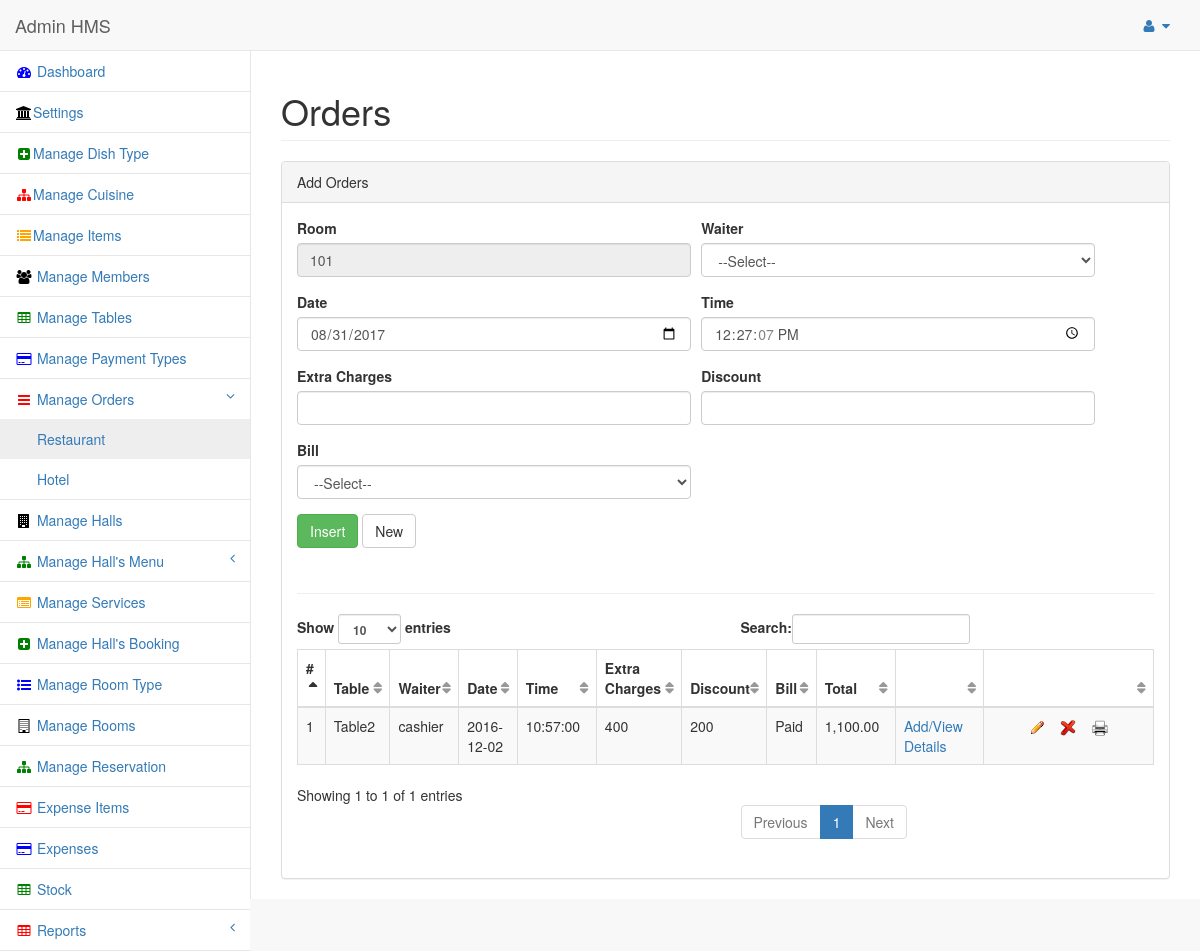
The app's page /admin/panel/orders.php?res_id=3 (signed in) with its own data.
### tables this page shows
CREATE TABLE IF NOT EXISTS `reserve` (
  `res_id` int(11) NOT NULL AUTO_INCREMENT,
  `res_date` date NOT NULL,
  `arrival` date NOT NULL,
  `guest_name` text NOT NULL,
  `accompany` text NOT NULL,
  `nic` text NOT NULL,
  `address` text NOT NULL,
  `room_no` int(11) NOT NULL,
  `rent` float NOT NULL,
  `purpose` text NOT NULL,
  `reference` text NOT NULL,
  `total_days` int(11) NOT NULL,
  `mobile_no` text NOT NULL,
  `vehicle_no` text NOT NULL,
  `check_out` time NOT NULL,
  `check_out_date` date NOT NULL,
  `entry_date` date NOT NULL,
  `res_status` int(11) NOT NULL,
  PRIMARY KEY (`res_id`)
);

CREATE TABLE IF NOT EXISTS `order` (
  `o_id` int(11) NOT NULL AUTO_INCREMENT,
  `tbl_id` int(11) NOT NULL,
  `date` date NOT NULL,
  `u_id` int(11) NOT NULL,
  `waiter` int(11) NOT NULL,
  `status` int(11) NOT NULL,
  `bill` int(11) NOT NULL,
  `discount` int(11) NOT NULL,
  `time` time NOT NULL,
  `extra` float NOT NULL,
  `res_id` int(11) NOT NULL,
  PRIMARY KEY (`o_id`)
);

CREATE TABLE IF NOT EXISTS `tables` (
  `tbl_id` int(11) NOT NULL AUTO_INCREMENT,
  `tbl_name` text NOT NULL,
  `tbl_status` int(11) NOT NULL,
  PRIMARY KEY (`tbl_id`)
);

CREATE TABLE IF NOT EXISTS `users` (
  `u_id` int(6) NOT NULL AUTO_INCREMENT,
  `fname` varchar(25) NOT NULL,
  `sname` varchar(25) NOT NULL,
  `username` varchar(30) NOT NULL,
  `pass` text NOT NULL,
  `phone` int(25) DEFAULT NULL,
  `mobile` int(11) DEFAULT NULL,
  `fax` int(11) DEFAULT NULL,
  `email` varchar(65) DEFAULT NULL,
  `dateregistered` date DEFAULT NULL,
  `countrycode` smallint(6) DEFAULT NULL,
  `role_id` int(11) NOT NULL,
  `u_status` int(11) NOT NULL,
  PRIMARY KEY (`u_id`),
  UNIQUE KEY `userid` (`u_id`),
  UNIQUE KEY `loginname` (`username`),
  KEY `names` (`fname`,`sname`)
);

### functions.php (called while the page is built, shortened)
<?php
function get_title($mode,$text){
switch($mode)
{
case table:	   $sql2 = "select tbl_name title from tables where tbl_id ='$text'"; break;
case username: $sql2 = "select username title from users where u_id ='$text'"; break;
case res_room: $sql2 = "select room_no title from reserve where res_id ='$text'"; break;
case order_tot:  $sql2 = "SELECT (COALESCE(SUM(od.price),0) + COALESCE(o.extra,0)) - COALESCE(o.discount,0) as title FROM `order_detail` od , `order` o
where od.o_id = o.o_id and od.or_status = 0 and o.o_id = '$text'"; break;
}
$result = mysql_query($sql2);
$rows = mysql_fetch_assoc($result);
$title	= $rows["title"];
return $title;
}
?>

### admin/panel/view_orders.php (the view, shortened to what this page needs)
<?php require_once('../../conn/db.php');
 require_once('../../functions.php'); ?>
                            <div class="dataTable_wrapper">
                                <table class="table table-striped table-bordered table-hover" id="dataTables-example">
                                    <thead>
                                        <tr>
                                            <th>#</th>
                                            <th>Table</th>
                                            <th>Waiter</th>
                                            <th>Date</th>
                                            <th>Time</th>
                                            <th>Extra Charges</th>
                                            <th>Discount</th>
                                            <th>Bill</th>
                                            <th>Total</th>
                                            <th></th>
											<th width="20%"> </th>
                                        </tr>
                                    </thead>
                                    <tbody>
						<?php
				if(isset($_GET["o_id"]))
				{
				$insertSQL = "SELECT * FROM `order` where status = '0' and o_id = '".$_GET["o_id"]."' and tbl_id <> 0 order by date desc";
				}
				else
				{
				$insertSQL = "SELECT * FROM `order` where status = '0' and tbl_id <> 0 order by date desc";
				}
				$Result1 = mysql_query($insertSQL, $dbconfig) or die(mysql_error());
				while($row = mysql_fetch_assoc($Result1))
				{
				$o_id 		 = $row["o_id"];
				$tbl_id		 = $row["tbl_id"];
				$date		 = $row["date"];
				$waiter		 = $row["waiter"];
				$time		 = $row["time"];
				$bill		 = $row["bill"];
				$extra		 = $row["extra"];
				$discount	 = $row["discount"];
				$res_id		 = $row["res_id"];
						?>
                                        <tr class="odd gradeX">
                                            <td><?php echo $mc = $mc + 1; ?></td>
                                            <td><?php echo get_title(table,$tbl_id); ?></td>
                                            <td><?php echo get_title(username,$waiter); ?></td>
                                            <td><?php echo $date; ?></td>
                                            <td><?php echo $time; ?></td>
                                            <td><?php echo $extra; ?></td>
                                            <td><?php echo $discount; ?></td>
                                            <td><?php switch($bill)
											{
													case 1:
													echo "Paid";
													break;
											}
											?></td>
											<td><?php echo number_format(get_title(order_tot,$o_id),2); ?></td>
                                            <td><a href="order_detail.php?o_id=<?php echo $o_id; ?>"> Add/View Details </a></td>
                                            <td align="center">
											<?php if($res_id<>0){ ?>
											<a href="orders.php?o_id=<?php echo $o_id; ?>&res_id=<?php echo $res_id; ?>" title="Edit"> <img src="img/edit.gif" alt="HMS" /></a>
											<?php } else { ?>
											<a href="orders.php?o_id=<?php echo $o_id; ?>" title="Edit"> <img src="img/edit.gif" alt="HMS" /></a>
											<?php } ?>
											&nbsp;&nbsp;  <a href="#" class="delete_class<?php echo $o_id; ?>" id="confirm<?php echo $o_id; ?>" value="<?php echo $o_id; ?>"  title="Delete" > <img src="img/delete.png" alt="HMS" /></a>
											&nbsp;&nbsp;  <a href="print_order.php?o_id=<?php echo $o_id; ?>" title="Print"> <img src="img/print.png" alt="HMS" /></a> </td>
                                        </tr>
				<?php } ?>
                                     </tbody>
                                </table>
                            </div>

### admin/panel/orders.php (shortened to what this page needs)
<?php include("../../conn/db.php");
 include("../../functions.php");
 $res_id = $_GET["res_id"];
	$now = date('Y-m-d');
	$ntime = date("h:i:s");
?>
<!DOCTYPE html>
<html lang="en">
<head>
   <?php include("header.php"); ?>
</head>
<body>
    <div id="wrapper">
        <nav class="navbar navbar-default navbar-static-top" role="navigation" style="margin-bottom: 0">
            <div class="navbar-header">
                <a class="navbar-brand" href="index.php">Admin HMS</a>
            </div>
           <?php include("topbar.php") ?>
		<?php include("sidebar.php"); ?>
        </nav>
        <div id="page-wrapper">
            <div class="row">
                <div class="col-lg-12">
                    <h1 class="page-header">Orders</h1>
                </div>
            </div>
            <div class="row">
                <div class="col-lg-12">
                    <div class="panel panel-default">
                        <div class="panel-heading">
                            Add Orders
                        </div>
                        <div class="panel-body">
                            <div class="row">
                                <div class="col-lg-12">
                                    <form method="post" id="userForm" >
										<div class="form-group">
                                    <?php if(!isset($_GET["res_id"])){ ?>
											<label>Table</label>
                                             <select name="tbl_id" class="form-control" required>
											<option value="">--Select--</option>
											<?php
			$qry = "SELECT * FROM tables where tbl_status=0 order by tbl_name";
		 mysql_select_db($database_dbconfig, $dbconfig);
		$results = mysql_query($qry);
		while($rowsu = mysql_fetch_assoc($results))
		{
											?>
				<option value="<?php echo $rowsu["tbl_id"]; ?>" <?php if($tbl_id==$rowsu["tbl_id"]){ echo "selected";} ?>><?php echo $rowsu["tbl_name"]; ?></option>
		<?php
		}
		?>
											</select>
									<?php } else { ?>
										<label>Room</label>
										<input type="text" class="form-control" value="<?php echo get_title(res_room,$res_id); ?>" disabled />
									<?php } ?>
                                        </div>
										<div class="form-group">
                                            <label>Waiter</label>
                                             <select name="waiter" class="form-control" required>
											<option value="">--Select--</option>
											</select>
                                        </div>
										<div class="form-group">
                                            <label>Date</label>
                         <input class="form-control" type="date" name="date"
						 <?php if(isset($_GET["o_id"]))
						 { ?>
						 value="<?php echo $date; ?>"
						 <?php } else { ?>
						 value="<?php echo $now; ?>"
						 <?php } ?>
						 >
                                        </div>
										<div class="form-group">
                                            <label>Time</label>
                         <input class="form-control" type="time" name="time"
						 <?php if(isset($_GET["o_id"]))
						 { ?>
						 value="<?php echo $time; ?>"
						 <?php } else { ?>
						 value="<?php echo $ntime; ?>"
						 <?php } ?>
						 >
                                        </div>
										<div class="form-group">
                                            <label>Extra Charges</label>
                         <input class="form-control" type="text" name="extra" value="<?php echo $extra; ?>">
                                        </div>
										<div class="form-group">
                                            <label>Discount</label>
                         <input class="form-control" type="text" name="discount" value="<?php echo $discount; ?>">
                                        </div>
										<div class="form-group">
                                            <label>Bill</label>
                        <select name="bill" class="form-control" required>
											<option value="">--Select--</option>
											</select>
                                        </div>
										<div class="form-group" style="width:60%">
                                       <?php if(isset($_GET["o_id"]))
										{ ?>
                                        <button type="submit" class="btn btn-primary">Update </button>
										<a href="orders.php" class="btn btn-default">  New  </a>
										<?php } else { ?>
                                        <button type="submit" class="btn btn-success">Insert </button>
										<a href="orders.php" class="btn btn-default">  New  </a>
										<?php } ?>
										</div>
									</form>
                                </div>
                            </div>
							<hr>
						<div id="txtHint" style="margin-top:20px;">
							<?php include("view_orders.php"); ?>
							</div>
                        </div>
                    </div>
                </div>
            </div>
        </div>
    </div>
</body>
</html>

### lobibox-master/demo/demo.css (style rules this page uses)
.btn { margin-bottom: 10px; }

### admin/panel/orders.php (style rules this page uses)
.form-group { width: 46%; float: left; margin-right: 10px; }

### records on screen
reserve: room_no "101"
order: tbl.tbl_name "Table2", waiter.username "cashier", date "2016-12-02", time "10:57:00", extra "400", discount "200", bill "Paid", o_id "1,100.00", $o_id 4 (drawn)
